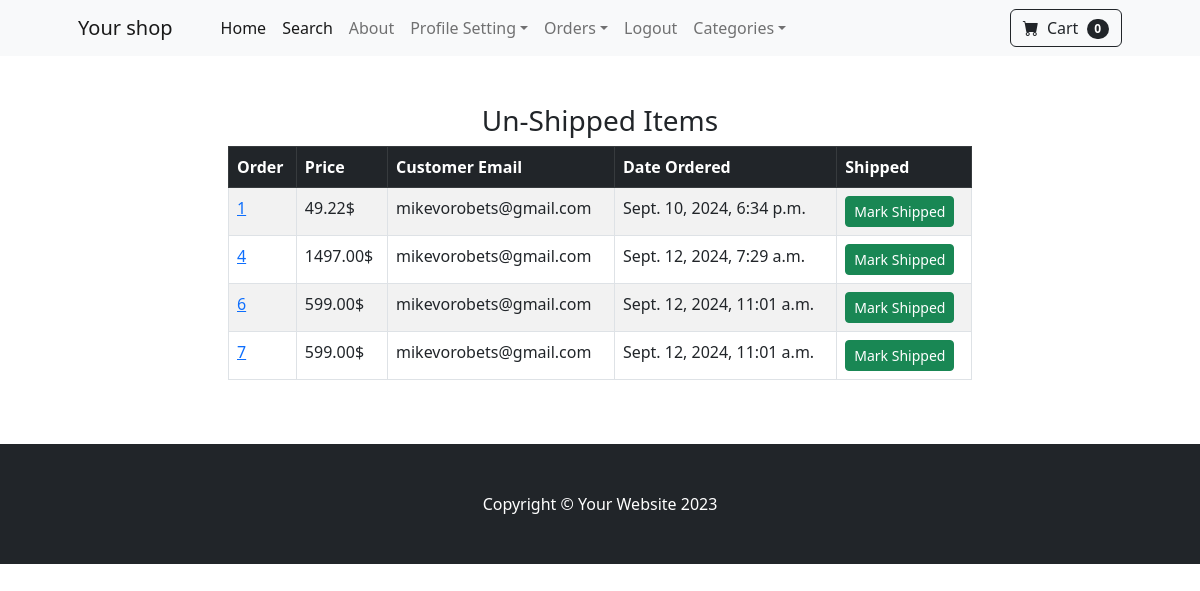
Page /payment/not_shipped_dash/ (signed in) on the committed database.
### payment/models.py (models this page shows, shortened)
class Order(models.Model):
    user = models.ForeignKey(User, on_delete=models.CASCADE, null=True, blank=True)
    full_name = models.CharField(max_length=250)
    email = models.EmailField(max_length=300)
    shipping_address = models.TextField(max_length=15000)
    amount_paid = models.DecimalField(max_digits=10, decimal_places=2)
    date_ordered = models.DateTimeField(auto_now_add=True)
    shipped = models.BooleanField(default=False)
    date_shipped = models.DateTimeField(blank=True, null=True)

### payment/views.py (the view, shortened to what this page needs)
# urls.py: path('not_shipped_dash/', views.not_shipped_dash, name='not_shipped_dash'),
def not_shipped_dash(request):
    if request.user.is_authenticated and request.user.is_superuser:
        orders = Order.objects.filter(shipped=False)
        return render(request, 'payment/not_shipped_dash.html', {"orders": orders})
    else:
        messages.success(request, "Order Placed")
        return redirect("home")

### cart/cart.py (called while the page is built)
    def __len__(self):
        return len(self.cart)

### cart/context_processors.py (called while the page is built)
def cart(request):
    return {"cart": Cart(request)}

### payment/templates/payment/not_shipped_dash.html (shortened to what this page needs)
{% extends "base.html" %}
{% block content %}
    <div class="container">
        <div class="row">
            <center>
                <div class="col-8">
                    <br/><br/>
                    <h3>Un-Shipped Items</h3>
                    <table class="table table-striped table-hover table-bordered">
                        <thead class="table-dark">
                        <tr>
                            <th scope="col">Order</th>
                            <th scope="col">Price</th>
                            <th scope="col">Customer Email</th>
                            <th scope="col">Date Ordered</th>
                            <th scope="col">Shipped</th>
                        </tr>
                        </thead>
                        <tbody>
                        {% for item in orders %}
                            <tr>
                                <td><a href="{% url "orders" item.id %}">{{ item.id }}</a></td>
                                <td>{{ item.amount_paid }}$</td>
                                <td>{{ item.email }}</td>
                                <td>{{ item.date_ordered }}</td>
                                <td>
                                    <form method="POST">
                                        <button type="submit" class="btn btn-success btn-sm"> Mark Shipped</button>
                                    </form>
                                </td>
                            </tr>
                        {% endfor %}
                        </tbody>
                    </table>
                </div>
            </center>
        </div>
    </div>
    <br/><br/>
{% endblock %}

### store/templates/base.html (shortened to what this page needs)
{% load static %}
<!DOCTYPE html>
<html lang="en">
<head>
    <link href="https://cdn.jsdelivr.net/npm/bootstrap-icons@1.5.0/font/bootstrap-icons.css" rel="stylesheet"/>
    <link href="{% static 'css/styles.css' %}" rel="stylesheet"/>
</head>
<body>
{% include "navbar.html" %}
{% block content %}
{% endblock %}
<footer class="py-5 bg-dark">
    <div class="container"><p class="m-0 text-center text-white">Copyright &copy; Your Website 2023</p></div>
</footer>
</body>
</html>

### store/templates/navbar.html (shortened to what this page needs)
<nav class="navbar navbar-expand-lg navbar-light bg-light">
    <div class="container px-4 px-lg-5">
        <a class="navbar-brand" href="{% url "home" %}">Your shop</a>
        <div class="collapse navbar-collapse" id="navbarSupportedContent">
            <ul class="navbar-nav me-auto mb-2 mb-lg-0 ms-lg-4">
                <li class="nav-item"><a class="nav-link active" aria-current="page" href="{% url "home" %}">Home</a>
                </li>
                <li class="nav-item"><a class="nav-link active" aria-current="page" href="{% url "search" %}">Search</a>
                </li>
                <li class="nav-item"><a class="nav-link" href="{% url "about" %}">About</a></li>
                {% if user.is_authenticated %}
                    <li class="nav-item dropdown">
                        <a class="nav-link dropdown-toggle" id="navbarDropdown" href="#" role="button"
                           data-bs-toggle="dropdown" aria-expanded="false">Profile Setting</a>
                    </li>
                    {% if user.is_superuser %}
                    <li class="nav-item dropdown">
                        <a class="nav-link dropdown-toggle" id="navbarDropdown" href="#" role="button"
                           data-bs-toggle="dropdown" aria-expanded="false">Orders</a>
                    </li>
                        {% endif %}
                    <li class="nav-item"><a class="nav-link" href="{% url "logout" %}">Logout</a></li>
                {% else %}
                    <li class="nav-item"><a class="nav-link" href="{% url "login" %}">Login</a></li>
                    <li class="nav-item"><a class="nav-link" href="{% url "register" %}">Register</a></li>
                {% endif %}
                <li class="nav-item dropdown">
                    <a class="nav-link dropdown-toggle" id="navbarDropdown" href="#" role="button"
                       data-bs-toggle="dropdown" aria-expanded="false">Categories</a>
                </li>
            </ul>
            <form class="d-flex">
                <a href="{% url "cart_summary" %}" class="btn btn-outline-dark">
                    <i class="bi-cart-fill me-1"></i>
                    Cart
                    <span class="badge bg-dark text-white ms-1 rounded-pill" id="cart_quantity">{{ cart|length }}</span>
                </a>
            </form>
        </div>
    </div>
</nav>

### rows in the picture
Order: id "1", amount_paid "49.22", email "mikevorobets@gmail.com", date_ordered "Sept. 10, 2024, 6:34 p.m."
Order: id "4", amount_paid "1497.00", email "mikevorobets@gmail.com", date_ordered "Sept. 12, 2024, 7:29 a.m."
Order: id "6", amount_paid "599.00", email "mikevorobets@gmail.com", date_ordered "Sept. 12, 2024, 11:01 a.m."
Order: id "7", amount_paid "599.00", email "mikevorobets@gmail.com", date_ordered "Sept. 12, 2024, 11:01 a.m."

### other values in the picture
{{ cart|length }} "0"
